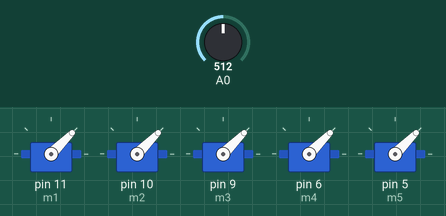
A sketch run on a simulated Arduino Uno, built with avr-gcc and run on an emulated ATmega328P. On the bench: 5 × servo. Inputs (shaded band) come from the test bench; at power-on: A0 = 512.

Above: at 1.2 s.
1.3 s: A0 set to 716
At 1.8 s:
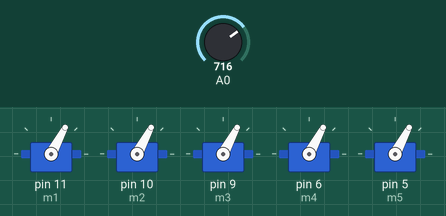
2.8 s: A0 set to 1023
At 4.0 s:
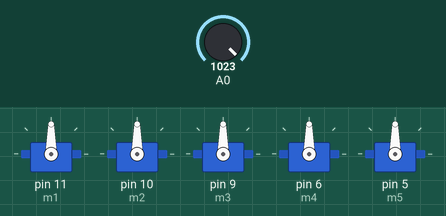
4.3 s: A0 set to 306
At 5.2 s:
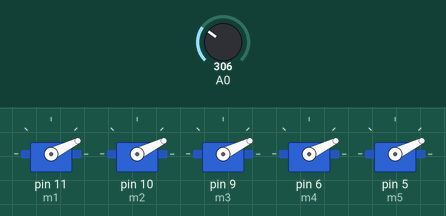
5.8 s: A0 set to 122
At 6.4 s:
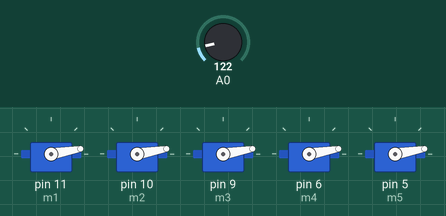
Timing chart, 0 to 8.3 s (numbered marks = the images above; inputs shaded):
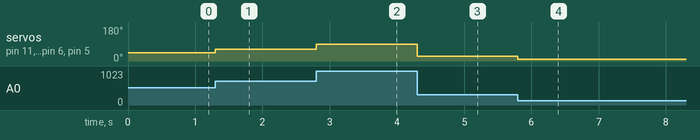

Measured:
- after the input at 1.3 s, servo on pin 11 (m1), servo on pin 10 (m2), servo on pin 9 (m3), servo on pin 6 (m4), servo on pin 5 (m5): 45° → 62° at once
- after the input at 2.8 s, servo on pin 11 (m1), servo on pin 10 (m2), servo on pin 9 (m3), servo on pin 6 (m4), servo on pin 5 (m5): 62° → 90° at once
- after the input at 4.3 s, servo on pin 11 (m1), servo on pin 10 (m2), servo on pin 9 (m3), servo on pin 6 (m4), servo on pin 5 (m5): 90° → 26° at once
- after the input at 5.8 s, servo on pin 11 (m1), servo on pin 10 (m2), servo on pin 9 (m3), servo on pin 6 (m4), servo on pin 5 (m5): 26° → 10° at once

The sketch:

taskone1.ino
```cpp
// C++ code

#include <Servo.h>

Servo m1,m2,m3,m4,m5;

void setup()
{
  Serial.begin(9600);
  m1.attach(11);
  m2.attach(10);
  m3.attach(9);
  m4.attach(6);
  m5.attach(5);

}

void loop()
{
 int x = analogRead(A0);
 int y = map(x,0,1023,0,90);
  m1.write(y);
  m2.write(y);
  m3.write(y);
  m4.write(y);
  m5.write(y);

}
```
